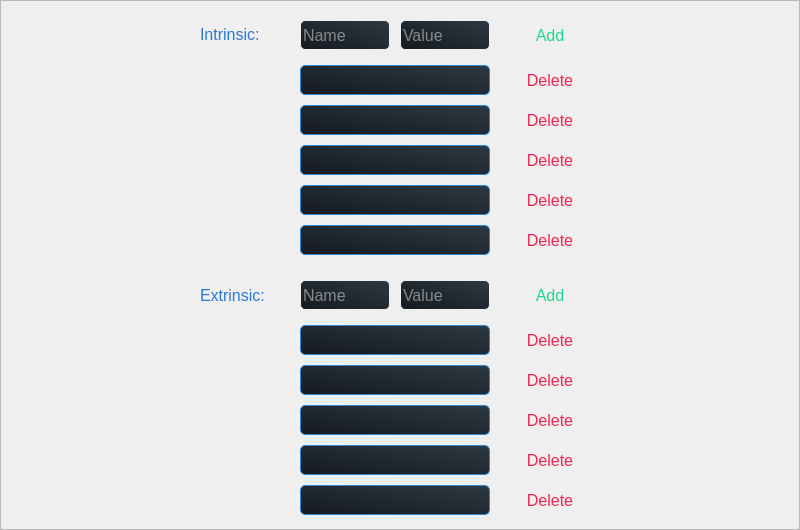
     <widget class="QFrame" name="habitatFrame">
      <property name="enabled">
       <bool>true</bool>
      </property>
      <property name="geometry">
       <rect>
        <x>0</x>
        <y>70</y>
        <width>800</width>
        <height>530</height>
       </rect>
      </property>
      <property name="styleSheet">
       <string notr="true">QLabel {
	border: None;
	color: #2b78d3;
	background: None;
}

QLineEdit {
	background:  qlineargradient(spread:pad, x1:0.063, y1:0.937318, x2:1, y2:0, stop:0 rgba(22,28,33,255), stop:1 rgba(45,57,67,255));;
	border-radius: 5px;
	border: 1px solid #2b78d3;
	color: #f0f0f0;
}

QCheckBox::indicator:unchecked {
	background:  qlineargradient(spread:pad, x1:0.063, y1:0.937318, x2:1, y2:0, stop:0 rgba(22,28,33,255), stop:1 rgba(45,57,67,255));
	border: 2px solid #f62451;
	border-radius: 3px;
	width: 25px;
	height: 25px;
}

QCheckBox::indicator:checked {
	background:  qlineargradient(spread:pad, x1:0.063, y1:0.937318, x2:1, y2:0, stop:0 rgba(22,28,33,255), stop:1 rgba(45,57,67,255));
	border: 2px solid #1fd78d;
	border-radius: 3px;
	width: 25px;
	height: 25px;
}</string>
      </property>
      <property name="frameShape">
       <enum>QFrame::StyledPanel</enum>
      </property>
      <property name="frameShadow">
       <enum>QFrame::Raised</enum>
      </property>
      <widget class="QLabel" name="intrinsicLabel">
       <property name="geometry">
        <rect>
         <x>200</x>
         <y>20</y>
         <width>120</width>
         <height>30</height>
        </rect>
       </property>
       <property name="font">
        <font>
         <family>Segoe UI</family>
         <pointsize>12</pointsize>
        </font>
       </property>
       <property name="text">
        <string>&lt;html&gt;&lt;head/&gt;&lt;body&gt;&lt;p&gt;Intrinsic:&lt;/p&gt;&lt;/body&gt;&lt;/html&gt;</string>
       </property>
      </widget>
      <widget class="QPushButton" name="intrDel0">
       <property name="geometry">
        <rect>
         <x>500</x>
         <y>65</y>
         <width>100</width>
         <height>30</height>
        </rect>
       </property>
       <property name="font">
        <font>
         <family>Segoe UI</family>
         <pointsize>12</pointsize>
         <weight>50</weight>
         <italic>false</italic>
         <bold>false</bold>
         <underline>false</underline>
         <strikeout>false</strikeout>
        </font>
       </property>
       <property name="styleSheet">
        <string notr="true">QPushButton {
	background-color:  qlineargradient(x1: 0, y1: 0, x2: 0, y2: 1,
                                 stop: 0 #161c21, stop: 1.0 #2d3943);
	border-radius: 10px;
	border: 1px solid #f0f0f0;
	color: #f62451;
}

QPushButton::hover {
	border: 2px solid #f62451;
}</string>
       </property>
       <property name="text">
        <string>Delete</string>
       </property>
      </widget>
      <widget class="QPushButton" name="habitatIntrinsicAdder">
       <property name="geometry">
        <rect>
         <x>500</x>
         <y>20</y>
         <width>100</width>
         <height>30</height>
        </rect>
       </property>
       <property name="font">
        <font>
         <family>Segoe UI</family>
         <pointsize>12</pointsize>
         <weight>50</weight>
         <italic>false</italic>
         <bold>false</bold>
         <underline>false</underline>
         <strikeout>false</strikeout>
        </font>
       </property>
       <property name="styleSheet">
        <string notr="true">QPushButton {
	background-color:  qlineargradient(x1: 0, y1: 0, x2: 0, y2: 1,
                                 stop: 0 #161c21, stop: 1.0 #2d3943);
	border-radius: 10px;
	border: 1px solid #f0f0f0;
	color: #1fd78d;
}

QPushButton::hover {
	border: 2px solid #1fd78d;
}</string>
       </property>
       <property name="text">
        <string>Add</string>
       </property>
      </widget>
      <widget class="QLineEdit" name="habitatIntrName">
       <property name="geometry">
        <rect>
         <x>300</x>
         <y>20</y>
         <width>90</width>
         <height>30</height>
        </rect>
       </property>
       <property name="font">
        <font>
         <family>Segoe UI</family>
         <pointsize>12</pointsize>
        </font>
       </property>
       <property name="styleSheet">
        <string notr="true">QLineEdit {
	border: 1px solid #f0f0f0;
}</string>
       </property>
       <property name="placeholderText">
        <string>Name</string>
       </property>
      </widget>
      <widget class="QLineEdit" name="habitatIntrValue">
       <property name="geometry">
        <rect>
         <x>400</x>
         <y>20</y>
         <width>90</width>
         <height>30</height>
        </rect>
       </property>
       <property name="font">
        <font>
         <family>Segoe UI</family>
         <pointsize>12</pointsize>
        </font>
       </property>
       <property name="styleSheet">
        <string notr="true">QLineEdit {
	border: 1px solid #f0f0f0;
}</string>
       </property>
       <property name="placeholderText">
        <string>Value</string>
       </property>
      </widget>
      <widget class="QLabel" name="extrinsicLabel">
       <property name="geometry">
        <rect>
         <x>200</x>
         <y>280</y>
         <width>120</width>
         <height>30</height>
        </rect>
       </property>
       <property name="font">
        <font>
         <family>Segoe UI</family>
         <pointsize>12</pointsize>
        </font>
       </property>
       <property name="text">
        <string>Extrinsic:</string>
       </property>
      </widget>
      <widget class="QLineEdit" name="habitatExtrName">
       <property name="geometry">
        <rect>
         <x>300</x>
         <y>280</y>
         <width>90</width>
         <height>30</height>
        </rect>
       </property>
       <property name="font">
        <font>
         <family>Segoe UI</family>
         <pointsize>12</pointsize>
        </font>
       </property>
       <property name="styleSheet">
        <string notr="true">QLineEdit {
	border: 1px solid #f0f0f0;
}</string>
       </property>
       <property name="placeholderText">
        <string>Name</string>
       </property>
      </widget>
      <widget class="QLineEdit" name="habitatExtrValue">
       <property name="geometry">
        <rect>
         <x>400</x>
         <y>280</y>
         <width>90</width>
         <height>30</height>
        </rect>
       </property>
       <property name="font">
        <font>
         <family>Segoe UI</family>
         <pointsize>12</pointsize>
        </font>
       </property>
       <property name="styleSheet">
        <string notr="true">QLineEdit {
	border: 1px solid #f0f0f0;
}</string>
       </property>
       <property name="placeholderText">
        <string>Value</string>
       </property>
      </widget>
      <widget class="QPushButton" name="habitatExtrinsicAdd">
       <property name="geometry">
        <rect>
         <x>500</x>
         <y>280</y>
         <width>100</width>
         <height>30</height>
        </rect>
       </property>
       <property name="font">
        <font>
         <family>Segoe UI</family>
         <pointsize>12</pointsize>
         <weight>50</weight>
         <italic>false</italic>
         <bold>false</bold>
         <underline>false</underline>
         <strikeout>false</strikeout>
        </font>
       </property>
       <property name="styleSheet">
        <string notr="true">QPushButton {
	background-color:  qlineargradient(x1: 0, y1: 0, x2: 0, y2: 1,
                                 stop: 0 #161c21, stop: 1.0 #2d3943);
	border-radius: 10px;
	border: 1px solid #f0f0f0;
	color: #1fd78d;
}

QPushButton::hover {
	border: 2px solid #1fd78d;
}</string>
       </property>
       <property name="text">
        <string>Add</string>
       </property>
      </widget>
      <widget class="QLineEdit" name="intrVal0">
       <property name="geometry">
        <rect>
         <x>300</x>
         <y>65</y>
         <width>190</width>
         <height>30</height>
        </rect>
       </property>
       <property name="font">
        <font>
         <family>Segoe UI</family>
         <pointsize>12</pointsize>
        </font>
       </property>
       <property name="styleSheet">
        <string notr="true">QLineEdit {
	border: 1px solid #2d87d3;
	color: #f0f0f0;
}

QLineEdit::hover {
	border: 2px solid #2d87d3;
}</string>
       </property>
       <property name="placeholderText">
        <string/>
       </property>
      </widget>
      <widget class="QLineEdit" name="intrVal1">
       <property name="geometry">
        <rect>
         <x>300</x>
         <y>105</y>
         <width>190</width>
         <height>30</height>
        </rect>
       </property>
       <property name="font">
        <font>
         <family>Segoe UI</family>
         <pointsize>12</pointsize>
        </font>
       </property>
       <property name="styleSheet">
        <string notr="true">QLineEdit {
	border: 1px solid #2d87d3;
	color: #f0f0f0;
}

QLineEdit::hover {
	border: 2px solid #2d87d3;
}</string>
       </property>
       <property name="placeholderText">
        <string/>
       </property>
      </widget>
      <widget class="QPushButton" name="intrDel1">
       <property name="geometry">
        <rect>
         <x>500</x>
         <y>105</y>
         <width>100</width>
         <height>30</height>
        </rect>
       </property>
       <property name="font">
        <font>
         <family>Segoe UI</family>
         <pointsize>12</pointsize>
         <weight>50</weight>
         <italic>false</italic>
         <bold>false</bold>
         <underline>false</underline>
         <strikeout>false</strikeout>
        </font>
       </property>
       <property name="styleSheet">
        <string notr="true">QPushButton {
	background-color:  qlineargradient(x1: 0, y1: 0, x2: 0, y2: 1,
                                 stop: 0 #161c21, stop: 1.0 #2d3943);
	border-radius: 10px;
	border: 1px solid #f0f0f0;
	color: #f62451;
}

QPushButton::hover {
	border: 2px solid #f62451;
}</string>
       </property>
       <property name="text">
        <string>Delete</string>
       </property>
      </widget>
      <widget class="QLineEdit" name="intrVal2">
       <property name="geometry">
        <rect>
         <x>300</x>
         <y>145</y>
         <width>190</width>
         <height>30</height>
        </rect>
       </property>
       <property name="font">
        <font>
         <family>Segoe UI</family>
         <pointsize>12</pointsize>
        </font>
       </property>
       <property name="styleSheet">
        <string notr="true">QLineEdit {
	border: 1px solid #2d87d3;
	color: #f0f0f0;
}

QLineEdit::hover {
	border: 2px solid #2d87d3;
}</string>
       </property>
       <property name="placeholderText">
        <string/>
       </property>
      </widget>
      <widget class="QPushButton" name="intrDel2">
       <property name="geometry">
        <rect>
         <x>500</x>
         <y>145</y>
         <width>100</width>
         <height>30</height>
        </rect>
       </property>
       <property name="font">
        <font>
         <family>Segoe UI</family>
         <pointsize>12</pointsize>
         <weight>50</weight>
         <italic>false</italic>
         <bold>false</bold>
         <underline>false</underline>
         <strikeout>false</strikeout>
        </font>
       </property>
       <property name="styleSheet">
        <string notr="true">QPushButton {
	background-color:  qlineargradient(x1: 0, y1: 0, x2: 0, y2: 1,
                                 stop: 0 #161c21, stop: 1.0 #2d3943);
	border-radius: 10px;
	border: 1px solid #f0f0f0;
	color: #f62451;
}

QPushButton::hover {
	border: 2px solid #f62451;
}</string>
       </property>
       <property name="text">
        <string>Delete</string>
       </property>
      </widget>
      <widget class="QPushButton" name="intrDel3">
       <property name="geometry">
        <rect>
         <x>500</x>
         <y>185</y>
         <width>100</width>
         <height>30</height>
        </rect>
       </property>
       <property name="font">
        <font>
         <family>Segoe UI</family>
         <pointsize>12</pointsize>
         <weight>50</weight>
         <italic>false</italic>
         <bold>false</bold>
         <underline>false</underline>
         <strikeout>false</strikeout>
        </font>
       </property>
       <property name="styleSheet">
        <string notr="true">QPushButton {
	background-color:  qlineargradient(x1: 0, y1: 0, x2: 0, y2: 1,
                                 stop: 0 #161c21, stop: 1.0 #2d3943);
	border-radius: 10px;
	border: 1px solid #f0f0f0;
	color: #f62451;
}

QPushButton::hover {
	border: 2px solid #f62451;
}</string>
       </property>
       <property name="text">
        <string>Delete</string>
       </property>
      </widget>
      <widget class="QLineEdit" name="intrVal3">
       <property name="geometry">
        <rect>
         <x>300</x>
         <y>185</y>
         <width>190</width>
         <height>30</height>
        </rect>
       </property>
       <property name="font">
        <font>
         <family>Segoe UI</family>
         <pointsize>12</pointsize>
        </font>
       </property>
       <property name="styleSheet">
        <string notr="true">QLineEdit {
	border: 1px solid #2d87d3;
	color: #f0f0f0;
}

QLineEdit::hover {
	border: 2px solid #2d87d3;
}</string>
       </property>
       <property name="placeholderText">
        <string/>
       </property>
      </widget>
      <widget class="QPushButton" name="intrDel4">
       <property name="geometry">
        <rect>
         <x>500</x>
         <y>225</y>
         <width>100</width>
         <height>30</height>
        </rect>
       </property>
       <property name="font">
        <font>
         <family>Segoe UI</family>
         <pointsize>12</pointsize>
         <weight>50</weight>
         <italic>false</italic>
         <bold>false</bold>
         <underline>false</underline>
         <strikeout>false</strikeout>
        </font>
       </property>
       <property name="styleSheet">
        <string notr="true">QPushButton {
	background-color:  qlineargradient(x1: 0, y1: 0, x2: 0, y2: 1,
                                 stop: 0 #161c21, stop: 1.0 #2d3943);
	border-radius: 10px;
	border: 1px solid #f0f0f0;
	color: #f62451;
}

QPushButton::hover {
	border: 2px solid #f62451;
}</string>
       </property>
       <property name="text">
        <string>Delete</string>
       </property>
      </widget>
      <widget class="QLineEdit" name="intrVal4">
       <property name="geometry">
        <rect>
         <x>300</x>
         <y>225</y>
         <width>190</width>
         <height>30</height>
        </rect>
       </property>
       <property name="font">
        <font>
         <family>Segoe UI</family>
         <pointsize>12</pointsize>
        </font>
       </property>
       <property name="styleSheet">
        <string notr="true">QLineEdit {
	border: 1px solid #2d87d3;
	color: #f0f0f0;
}

QLineEdit::hover {
	border: 2px solid #2d87d3;
}</string>
       </property>
       <property name="placeholderText">
        <string/>
       </property>
      </widget>
      <widget class="QPushButton" name="extrDel4">
       <property name="geometry">
        <rect>
         <x>500</x>
         <y>485</y>
         <width>100</width>
         <height>30</height>
        </rect>
       </property>
       <property name="font">
        <font>
         <family>Segoe UI</family>
         <pointsize>12</pointsize>
         <weight>50</weight>
         <italic>false</italic>
         <bold>false</bold>
         <underline>false</underline>
         <strikeout>false</strikeout>
        </font>
       </property>
       <property name="styleSheet">
        <string notr="true">QPushButton {
	background-color:  qlineargradient(x1: 0, y1: 0, x2: 0, y2: 1,
                                 stop: 0 #161c21, stop: 1.0 #2d3943);
	border-radius: 10px;
	border: 1px solid #f0f0f0;
	color: #f62451;
}

QPushButton::hover {
	border: 2px solid #f62451;
}</string>
       </property>
       <property name="text">
        <string>Delete</string>
       </property>
      </widget>
      <widget class="QLineEdit" name="extrVal0">
       <property name="geometry">
        <rect>
         <x>300</x>
         <y>325</y>
         <width>190</width>
         <height>30</height>
        </rect>
       </property>
       <property name="font">
        <font>
         <family>Segoe UI</family>
         <pointsize>12</pointsize>
        </font>
       </property>
       <property name="styleSheet">
        <string notr="true">QLineEdit {
	border: 1px solid #2d87d3;
	color: #f0f0f0;
}

QLineEdit::hover {
	border: 2px solid #2d87d3;
}</string>
       </property>
       <property name="placeholderText">
        <string/>
       </property>
      </widget>
      <widget class="QPushButton" name="extrDel3">
       <property name="geometry">
        <rect>
         <x>500</x>
         <y>445</y>
         <width>100</width>
         <height>30</height>
        </rect>
       </property>
       <property name="font">
        <font>
         <family>Segoe UI</family>
         <pointsize>12</pointsize>
         <weight>50</weight>
         <italic>false</italic>
         <bold>false</bold>
         <underline>false</underline>
         <strikeout>false</strikeout>
        </font>
       </property>
       <property name="styleSheet">
        <string notr="true">QPushButton {
	background-color:  qlineargradient(x1: 0, y1: 0, x2: 0, y2: 1,
                                 stop: 0 #161c21, stop: 1.0 #2d3943);
	border-radius: 10px;
	border: 1px solid #f0f0f0;
	color: #f62451;
}

QPushButton::hover {
	border: 2px solid #f62451;
}</string>
       </property>
       <property name="text">
        <string>Delete</string>
       </property>
      </widget>
      <widget class="QLineEdit" name="extrVal4">
       <property name="geometry">
        <rect>
         <x>300</x>
         <y>485</y>
         <width>190</width>
         <height>30</height>
        </rect>
       </property>
       <property name="font">
        <font>
         <family>Segoe UI</family>
         <pointsize>12</pointsize>
        </font>
       </property>
       <property name="styleSheet">
        <string notr="true">QLineEdit {
	border: 1px solid #2d87d3;
	color: #f0f0f0;
}

QLineEdit::hover {
	border: 2px solid #2d87d3;
}</string>
       </property>
       <property name="placeholderText">
        <string/>
       </property>
      </widget>
      <widget class="QLineEdit" name="extrVal2">
       <property name="geometry">
        <rect>
         <x>300</x>
         <y>405</y>
         <width>190</width>
         <height>30</height>
        </rect>
       </property>
       <property name="font">
        <font>
         <family>Segoe UI</family>
         <pointsize>12</pointsize>
        </font>
       </property>
       <property name="styleSheet">
        <string notr="true">QLineEdit {
	border: 1px solid #2d87d3;
	color: #f0f0f0;
}

QLineEdit::hover {
	border: 2px solid #2d87d3;
}</string>
       </property>
       <property name="placeholderText">
        <string/>
       </property>
      </widget>
      <widget class="QPushButton" name="extrDel0">
       <property name="geometry">
        <rect>
         <x>500</x>
         <y>325</y>
         <width>100</width>
         <height>30</height>
        </rect>
       </property>
       <property name="font">
        <font>
         <family>Segoe UI</family>
         <pointsize>12</pointsize>
         <weight>50</weight>
         <italic>false</italic>
         <bold>false</bold>
         <underline>false</underline>
         <strikeout>false</strikeout>
        </font>
       </property>
       <property name="styleSheet">
        <string notr="true">QPushButton {
	background-color:  qlineargradient(x1: 0, y1: 0, x2: 0, y2: 1,
                                 stop: 0 #161c21, stop: 1.0 #2d3943);
	border-radius: 10px;
	border: 1px solid #f0f0f0;
	color: #f62451;
}

QPushButton::hover {
	border: 2px solid #f62451;
}</string>
       </property>
       <property name="text">
        <string>Delete</string>
       </property>
      </widget>
      <widget class="QPushButton" name="extrDel1">
       <property name="geometry">
        <rect>
         <x>500</x>
         <y>365</y>
         <width>100</width>
         <height>30</height>
        </rect>
       </property>
       <property name="font">
        <font>
         <family>Segoe UI</family>
         <pointsize>12</pointsize>
         <weight>50</weight>
         <italic>false</italic>
         <bold>false</bold>
         <underline>false</underline>
         <strikeout>false</strikeout>
        </font>
       </property>
       <property name="styleSheet">
        <string notr="true">QPushButton {
	background-color:  qlineargradient(x1: 0, y1: 0, x2: 0, y2: 1,
                                 stop: 0 #161c21, stop: 1.0 #2d3943);
	border-radius: 10px;
	border: 1px solid #f0f0f0;
	color: #f62451;
}

QPushButton::hover {
	border: 2px solid #f62451;
}</string>
       </property>
       <property name="text">
        <string>Delete</string>
       </property>
      </widget>
      <widget class="QLineEdit" name="extrVal3">
       <property name="geometry">
        <rect>
         <x>300</x>
         <y>445</y>
         <width>190</width>
         <height>30</height>
        </rect>
       </property>
       <property name="font">
        <font>
         <family>Segoe UI</family>
         <pointsize>12</pointsize>
        </font>
       </property>
       <property name="styleSheet">
        <string notr="true">QLineEdit {
	border: 1px solid #2d87d3;
	color: #f0f0f0;
}

QLineEdit::hover {
	border: 2px solid #2d87d3;
}</string>
       </property>
       <property name="placeholderText">
        <string/>
       </property>
      </widget>
      <widget class="QPushButton" name="extrDel2">
       <property name="geometry">
        <rect>
         <x>500</x>
         <y>405</y>
         <width>100</width>
         <height>30</height>
        </rect>
       </property>
       <property name="font">
        <font>
         <family>Segoe UI</family>
         <pointsize>12</pointsize>
         <weight>50</weight>
         <italic>false</italic>
         <bold>false</bold>
         <underline>false</underline>
         <strikeout>false</strikeout>
        </font>
       </property>
       <property name="styleSheet">
        <string notr="true">QPushButton {
	background-color:  qlineargradient(x1: 0, y1: 0, x2: 0, y2: 1,
                                 stop: 0 #161c21, stop: 1.0 #2d3943);
	border-radius: 10px;
	border: 1px solid #f0f0f0;
	color: #f62451;
}

QPushButton::hover {
	border: 2px solid #f62451;
}</string>
       </property>
       <property name="text">
        <string>Delete</string>
       </property>
      </widget>
      <widget class="QLineEdit" name="extrVal1">
       <property name="geometry">
        <rect>
         <x>300</x>
         <y>365</y>
         <width>190</width>
         <height>30</height>
        </rect>
       </property>
       <property name="font">
        <font>
         <family>Segoe UI</family>
         <pointsize>12</pointsize>
        </font>
       </property>
       <property name="styleSheet">
        <string notr="true">QLineEdit {
	border: 1px solid #2d87d3;
	color: #f0f0f0;
}

QLineEdit::hover {
	border: 2px solid #2d87d3;
}</string>
       </property>
       <property name="placeholderText">
        <string/>
       </property>
      </widget>
     </widget>
